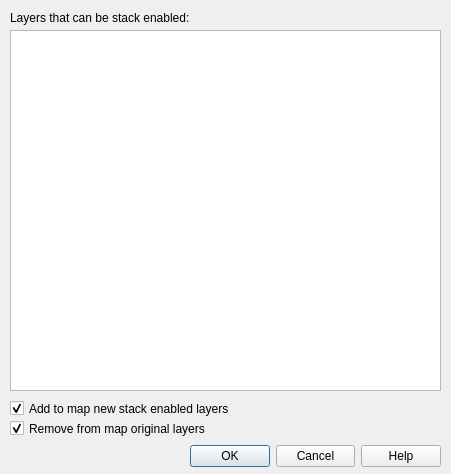
<?xml version="1.0" encoding="UTF-8"?>
<ui version="4.0">
 <class>enable_stack</class>
 <widget class="QDialog" name="enable_stack">
  <property name="geometry">
   <rect>
    <x>0</x>
    <y>0</y>
    <width>451</width>
    <height>474</height>
   </rect>
  </property>
  <property name="minimumSize">
   <size>
    <width>451</width>
    <height>474</height>
   </size>
  </property>
  <property name="maximumSize">
   <size>
    <width>451</width>
    <height>474</height>
   </size>
  </property>
  <property name="windowTitle">
   <string>Dialog</string>
  </property>
  <widget class="QDialogButtonBox" name="buttonBox">
   <property name="geometry">
    <rect>
     <x>190</x>
     <y>440</y>
     <width>251</width>
     <height>32</height>
    </rect>
   </property>
   <property name="orientation">
    <enum>Qt::Horizontal</enum>
   </property>
   <property name="standardButtons">
    <set>QDialogButtonBox::Cancel|QDialogButtonBox::Help|QDialogButtonBox::Ok</set>
   </property>
  </widget>
  <widget class="QCheckBox" name="addToMap">
   <property name="geometry">
    <rect>
     <x>10</x>
     <y>400</y>
     <width>301</width>
     <height>17</height>
    </rect>
   </property>
   <property name="text">
    <string>Add to map new stack enabled layers</string>
   </property>
   <property name="checked">
    <bool>true</bool>
   </property>
  </widget>
  <widget class="QLabel" name="label">
   <property name="geometry">
    <rect>
     <x>10</x>
     <y>10</y>
     <width>271</width>
     <height>16</height>
    </rect>
   </property>
   <property name="text">
    <string>Layers that can be stack enabled:</string>
   </property>
  </widget>
  <widget class="QTreeWidget" name="layerTree">
   <property name="geometry">
    <rect>
     <x>10</x>
     <y>30</y>
     <width>431</width>
     <height>361</height>
    </rect>
   </property>
   <property name="selectionMode">
    <enum>QAbstractItemView::MultiSelection</enum>
   </property>
   <attribute name="headerVisible">
    <bool>false</bool>
   </attribute>
   <column>
    <property name="text">
     <string notr="true">1</string>
    </property>
   </column>
  </widget>
  <widget class="QCheckBox" name="removeFromMap">
   <property name="geometry">
    <rect>
     <x>10</x>
     <y>420</y>
     <width>301</width>
     <height>17</height>
    </rect>
   </property>
   <property name="text">
    <string>Remove from map original layers</string>
   </property>
   <property name="checked">
    <bool>true</bool>
   </property>
  </widget>
 </widget>
 <resources/>
 <connections>
  <connection>
   <sender>buttonBox</sender>
   <signal>accepted()</signal>
   <receiver>enable_stack</receiver>
   <slot>accept()</slot>
   <hints>
    <hint type="sourcelabel">
     <x>248</x>
     <y>254</y>
    </hint>
    <hint type="destinationlabel">
     <x>157</x>
     <y>274</y>
    </hint>
   </hints>
  </connection>
  <connection>
   <sender>buttonBox</sender>
   <signal>rejected()</signal>
   <receiver>enable_stack</receiver>
   <slot>reject()</slot>
   <hints>
    <hint type="sourcelabel">
     <x>316</x>
     <y>260</y>
    </hint>
    <hint type="destinationlabel">
     <x>286</x>
     <y>274</y>
    </hint>
   </hints>
  </connection>
  <connection>
   <sender>layerTree</sender>
   <signal>itemChanged(QTreeWidgetItem*,int)</signal>
   <receiver>enable_stack</receiver>
   <slot>onItemChanged()</slot>
   <hints>
    <hint type="sourcelabel">
     <x>317</x>
     <y>93</y>
    </hint>
    <hint type="destinationlabel">
     <x>365</x>
     <y>12</y>
    </hint>
   </hints>
  </connection>
 </connections>
 <slots>
  <slot>onItemChanged()</slot>
 </slots>
</ui>
